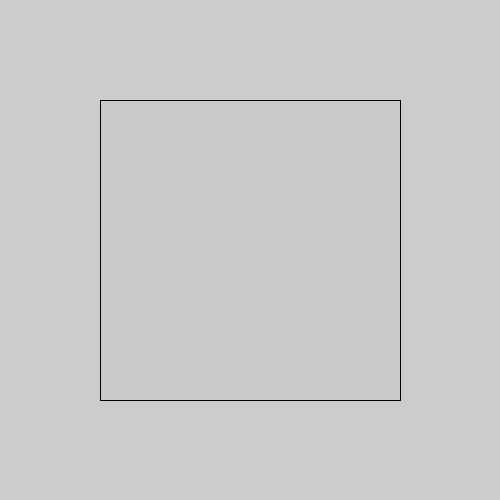
Frame 1 (no input)
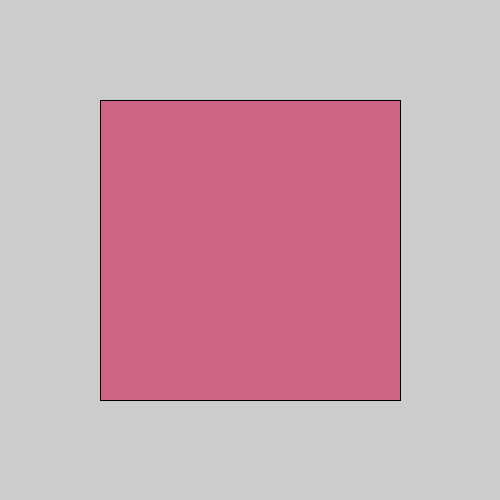
Frame 60 (the mouse pressed at the canvas centre just before this capture)
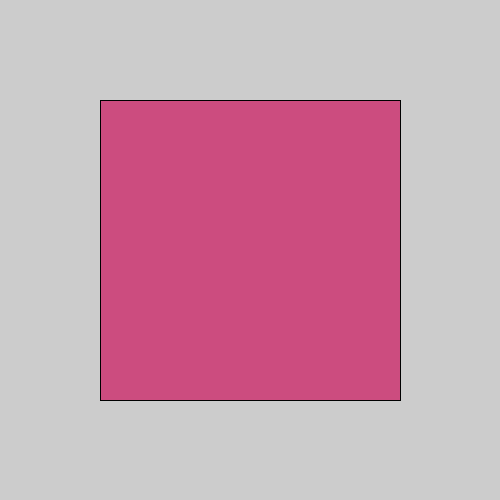
Frame 120 (the mouse held since frame 60 and released just before this capture)

The Processing sketch that drew these frames (run headless with seeded random() and noise(); from frame 60 on, the mouse is pressed at the canvas centre):

// Processing sketch: processing_166372
// ── processing_166372.pde

// Don't forger the >>> ;



void setup() {
  //size (width, height)
  size(500,500);

}

void draw() {
   //fill (R, G, B, Alpha)
   fill(180,50,100,5);

    rect(100,100,300,300);
}
